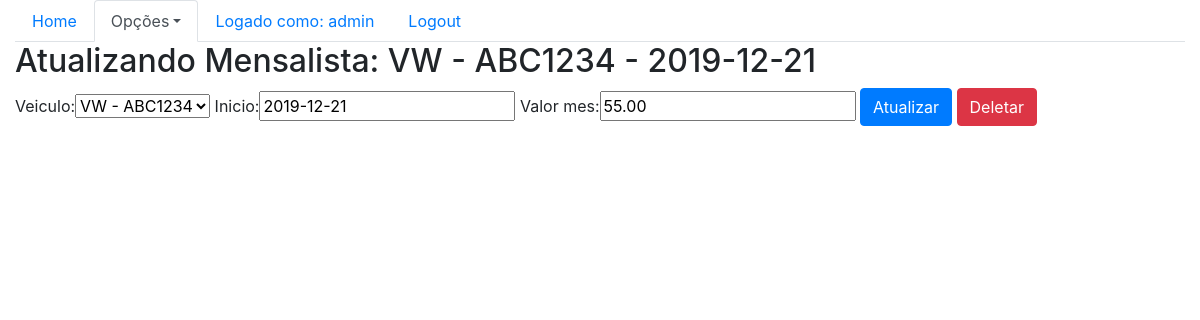
The app's page /sistema/update-mensalistas/1/ (signed in) with its own data.
### core/models.py (models this page shows, shortened)
class Mensalista(models.Model):
    veiculo = models.ForeignKey(Veiculo, on_delete=models.CASCADE)
    inicio = models.DateField()
    valor_mes = models.DecimalField(max_digits=5, decimal_places=2)
    def __str__(self):
        return str(self.veiculo) + ' - ' + str(self.inicio)

class Veiculo(models.Model):
    marca = models.ForeignKey(Marca, on_delete=models.CASCADE)
    placa = models.CharField(max_length=7)
    cor = models.CharField(max_length=15)
    proprietario = models.ForeignKey(Pessoa, on_delete=models.CASCADE)
    modelo = models.CharField(max_length=50)
    observacoes = models.TextField()
    def __str__(self):
        return self.marca.nomemarca + ' - ' + self.placa

class Marca(models.Model):
   nomemarca = models.CharField(max_length=50)

### core/views.py (the view)
# urls.py: url(r'^update-mensalistas/(?P<id>\d+)/$', update_mensalistas, name='core_update_mensalistas'),
@login_required
def update_mensalistas(request, id):
    m_data = {}
    mensalistas = Mensalista.objects.get(id=id)
    m_form = MensalistaForm(request.POST or None, instance=mensalistas)
    m_data['mensalistas'] = mensalistas
    m_data['m_form'] = m_form
    if request.method == 'POST':
        if m_form.is_valid():
            m_form.save()
            return redirect('core_lista_mensalistas')
    else:
        return render(request, 'core/update_mensalistas.html', m_data)

### core/forms.py
class MensalistaForm(ModelForm):
    class Meta:
        model = Mensalista
        fields = '__all__'

### core/templates/core/update_mensalistas.html (shortened to what this page needs)
{% extends 'base.html' %}
{% load bootstrap %}
{% block menu %}
    <ul class="nav nav-tabs">
        <li class="nav-item">
            <a class="nav-link" href="{% url 'core_home' %}">Home</a>
        </li>
        <li class="nav-item dropdown">
            <a class="nav-link dropdown-toggle active" data-toggle="dropdown" href="#" role="button" aria-haspopup="true" aria-expanded="false">Opções</a>
        </li>
        {% if user.is_authenticated %}
            <li class="nav-item">
                <a class="nav-link" href="#">Logado como: {{ user }}</a>
            </li>
            <li class="nav-item">
                <a class="nav-link" href="{% url 'logout' %}">Logout</a>
            </li>
            {% else %}
            <li class="nav-item">
                <a class="nav-link" href="{% url 'login' %}">Login</a>
            </li>
        {%endif%}
    </ul>
{% endblock %}
{% block main %}
<div class="row">
    <div class="col">
        <h2>Atualizando Mensalista: {{ mensalistas }}</h2>
        <form action="{% url 'core_update_mensalistas' mensalistas.id%}" method="POST">
            {{ m_form | bootstrap }}
            <button type="submit" class="btn btn-primary">Atualizar</button>
            <a href="{% url 'core_delete_mensalistas' mensalistas.id %}" class="btn btn-danger" >Deletar </a>
        </form>
    </div>
</div>
{% endblock %}

### records on screen
Mensalista: veiculo+inicio "VW - ABC1234 - 2019-12-21", veiculo "VW - ABC1234", inicio "2019-12-21", valor_mes "55.00"

### other values on screen
{{ user }} "admin"
